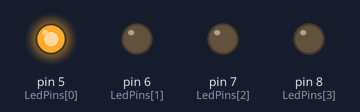
Simulated run of this sketch. Board: Arduino Uno, built with avr-gcc and run on an emulated ATmega328P. Shown: output pins drawn as LEDs (lit = HIGH).

Above: at 0.5 s.
At 2.5 s:
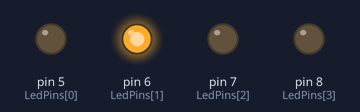
At 4.5 s:
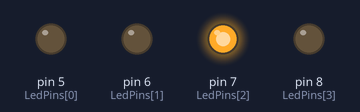
At 6.5 s:
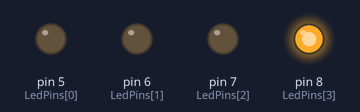
At 9.5 s:
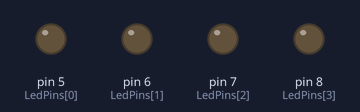
Timing chart, 0 to 10.4 s (numbered marks = the images above):
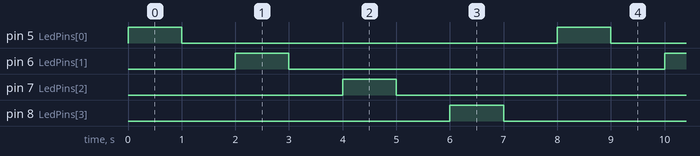

The sketch:

_4.0.DAULEDS_PROVA_ENCES.ino
```cpp
/******************************************************************
 **                                                              **
 **                   4.0. DAU DE LEDS                           **
 **                   MOSTRA LA SEQÜENCIA [1,2,3,4,5,6}           **
 **                                                              **
 ******************************************************************/

//***************  INCLUDES   **************************************


//***************  VARIABLES  **************************************
int i;
int num = 4;
int LedPins[]={5,6,7,8};


//***************  SETUP   ****************************************
void setup() {

}

//*************    LOOP   ******************************************
void loop() {
for (i = 0; i<num; i++){
  pinMode(LedPins[i],OUTPUT);
}

for(i = 0; i<num; i++){
  digitalWrite(LedPins[i], HIGH);
  delay (1000);
  digitalWrite(LedPins[i],LOW);
  delay (1000);
}
}
```

Measured:
- by itself, pin 5 (LedPins[0]), pin 6 (LedPins[1]), pin 7 (LedPins[2]), pin 8 (LedPins[3]): alternates HIGH for 1.0 s and LOW for 7.0 s
- by itself, everything shown: repeats every 8.0 s, in 8 steps
